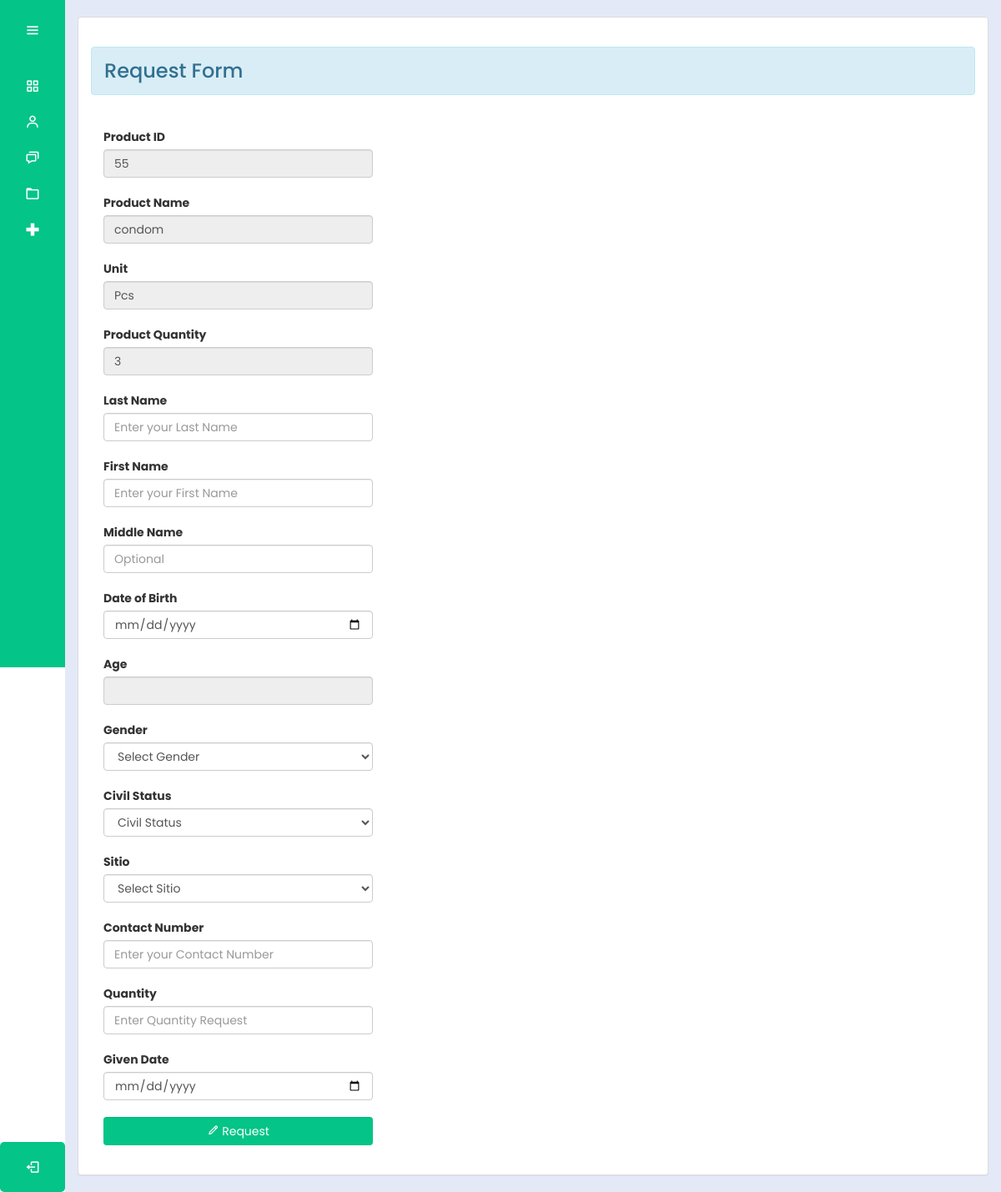
Page /bhw/request.php?productName=condom (signed in) on the committed database.
### tables this page shows
CREATE TABLE `medicines` (
  `productId` int(30) NOT NULL,
  `productName` varchar(100) NOT NULL,
  `sponsor` varchar(100) NOT NULL,
  `unit` varchar(100) NOT NULL,
  `batch` varchar(100) NOT NULL,
  `quantity1` int(10) NOT NULL,
  `total` int(10) NOT NULL,
  `expDate` date NOT NULL,
  `status` varchar(100) NOT NULL
);

### bhw/request.php (the view, shortened to what this page needs)
<?php
@include "../connection/connect.php";
if(isset($_SESSION['user_data'])){
?>
<!DOCTYPE html>
<html lang="en">
<head>
    <link rel="stylesheet" type="text/css" href="../css/bootstrap.css" />
    <link rel="stylesheet" type="text/css" href="../css/style.css" />
    <link rel="stylesheet" href="../cssmainmenu/style.css">
    <link href='https://unpkg.com/boxicons@2.1.4/css/boxicons.min.css' rel='stylesheet'>
</head>
<body>
<?php try {
    include_once('side_menu.php');
} catch (Exception $e) {
    echo "Error: " . $e->getMessage();
}
 ?>
    <section class="home-section">
      <br>
        <div class="container-fluid">
            <div class="panel panel-default">
                <div class="panel-body">
                    <h3><div class="alert alert-info">Request Form</div></h3>
                    <br />
                    <div class="col-md-4">
                        <?php
                        $productName = isset($_GET['productName']) ? $_GET['productName'] : '';
                        $query = $mysqli->query("SELECT * FROM `medicines` WHERE productName = '$productName'") or die(mysqli_error());
                        $fetch = $query->fetch_array();
                        ?>
                        <form method="POST" enctype="multipart/form-data">
                            <div class="form-group">
                                <label>Product ID</label>
                                <input type="text" class="form-control" name="productId"
                                    value="<?php echo $fetch['productId']; ?>" readonly />
                            </div>
                            <div class="form-group">
                                <label>Product Name</label>
                                <input type="text" class="form-control" name="productName"
                                    value="<?php echo $fetch['productName']; ?>" readonly />
                            </div>
                            <div class="form-group">
                                <label>Unit</label>
                                <input type="text" class="form-control" name="unit"
                                    value="<?php echo $fetch['unit']; ?>" readonly />
                            </div>
                            <div class="form-group">
                                <label>Product Quantity</label>
                                <input type="text" class="form-control" name="total"
                                    value="<?php echo $fetch['total']; ?>" readonly />
                            </div>
                            <div class="form-group" required="required">
                                <label>Last Name</label>
                                <input type="text" class="form-control" name="lastName" id="lastName"  placeholder="Enter your Last Name" required  />
                            </div>
                            <div class="form-group" required="required">
                                <label>First Name</label>
                                <input type="text" class="form-control" name="firstName" id ="firstName" placeholder="Enter your First Name" required  />
                            </div>
                            <div class="form-group" >
                                <label>Middle Name</label>
                                <input type="text" class="form-control" name="middleName" id ="middleName" placeholder="Optional"/>
                            </div>
                            <div class="form-group" required="required">
                                <label>Date of Birth</label>
                                <input type="date" class="form-control" name="dateBirth" id="dateOfBirth" required/>
                            </div>
                            <div class="form-group" required="required">
                                <label>Age</label>
                                <input type="text" class="form-control" name="age" id ="age" required readonly/>
                            </div>
                            <div class="form-group" required="required">
                                <label>Gender</label>
                                <select class="form-control" required="required" name="sex" id="usertypeSelect">
                                <option value="" disabled selected>Select Gender</option>
                            </select>
                            </div>
                            <div class="form-group">
                            <label>Civil Status</label>
                                <select class="form-control" required="required" name="civilStatus" >
                                  <option value="" disabled selected>Civil Status</option>
                                </select>
                            </div>
                            <div class="form-group">
                                <label>Sitio</label>
                                <select class="form-control" required="required" name="address" required>
                                    <option value="" disabled selected>Select Sitio</option>
                                </select>
                            </div>
                            <div class="form-group" required="required" >
                                <label>Contact Number</label>
                                <input type="number" class="form-control" name="contactNumber" id="contactNumber" placeholder="Enter your Contact Number"  required />
                            </div>
                            <div class="form-group" required="required" required>
                                <label>Quantity</label>
                                <input type="number"  min="0" max="999999999" class="form-control"
                                    name="quantity_req" id="quantityInput" placeholder ="Enter Quantity Request" required />
                            </div>
                            <div class="form-group" required="required" required>
                                <label>Given Date</label>
                                <input type="date" class="form-control" name="givenDate" id="givenDate" required />
                            </div>
                            <div class="form-group">
                                <button name="add_rec" class="btn btn-primary profile-button form-control"><i
                                        class="bx bx-pencil"></i> Request</button>
                            </div>
						</form>
                    </div>
                </div>
            </div>
        </div>
    </section>
</body>
</html>
<?php
}
else{
	header("Location:.././index.php?error=UnAuthorized Access");
}

### css/style.css (style rules this page uses)
.profile-button { background: #04c487; border: none; color: #fff; }
input, select { width: 100%; padding: 5px; margin-bottom: 10px; }
body { font-family: Arial, sans-serif; }
.form-group { margin-bottom: 20px; }

### cssmainmenu/style.css (style rules this page uses)
:root { --color-default: #04c487; --color-second:#04c487; --color-white:#fff; --color-body:#e4e9f7; --color-light:#e0e0e0; }
* { padding: 0%; margin: 0%; box-sizing: border-box; font-family: 'Poppins', sans-serif; }
body { min-height: 100vh; }
.home-section { position: relative; background-color: var(--color-body); min-height: 100vh; top:0; left:78px; width: calc(100% - 78px); transition: all .5s ease; z-index: 2; }

### rows in the picture
medicines: productId "55", productName "condom", unit "Pcs", total "3"
